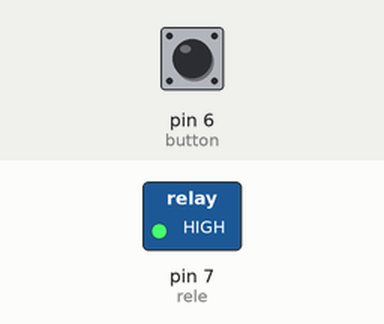
Recording of a sketch running on a simulated Arduino Uno, built with avr-gcc and run on an emulated ATmega328P. On the bench: switched loads named in the sketch (green lamp = pin HIGH). Inputs (shaded band) come from the test bench; at power-on: pin 6 (button) HIGH.

Above: at 1.2 s.
1.3 s: pin 6 (button) pulled LOW for 0.15 s
At 1.37 s:
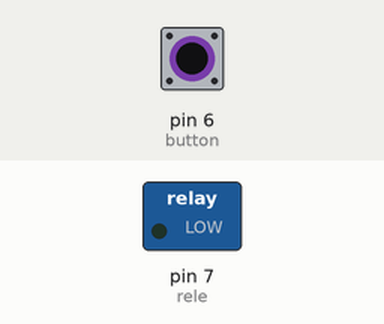
2.9 s: pin 6 (button) pulled LOW for 3.2 s
At 6.6 s:
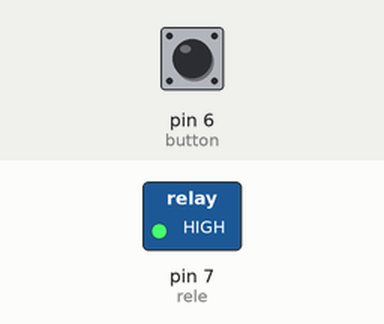
Timing chart, 0 to 8.1 s (numbered marks = the images above; inputs shaded):
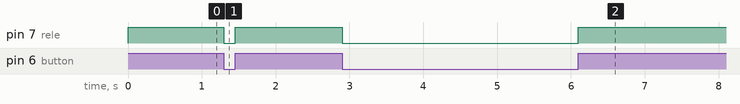

Measured:
- after the input at 1.3 s, pin 7 (rele): HIGH → LOW at once, → HIGH 0.15 s later
- after the input at 2.9 s, pin 7 (rele): HIGH → LOW at once, → HIGH 3.2 s later

The sketch:

rele.ino
```cpp
#define rele 7
#define button 6

void setup() {
  pinMode(rele, OUTPUT);
  pinMode(button, INPUT_PULLUP);
}

void loop() {
  int button_state = digitalRead(button);

  digitalWrite(rele, button_state);

}
```
